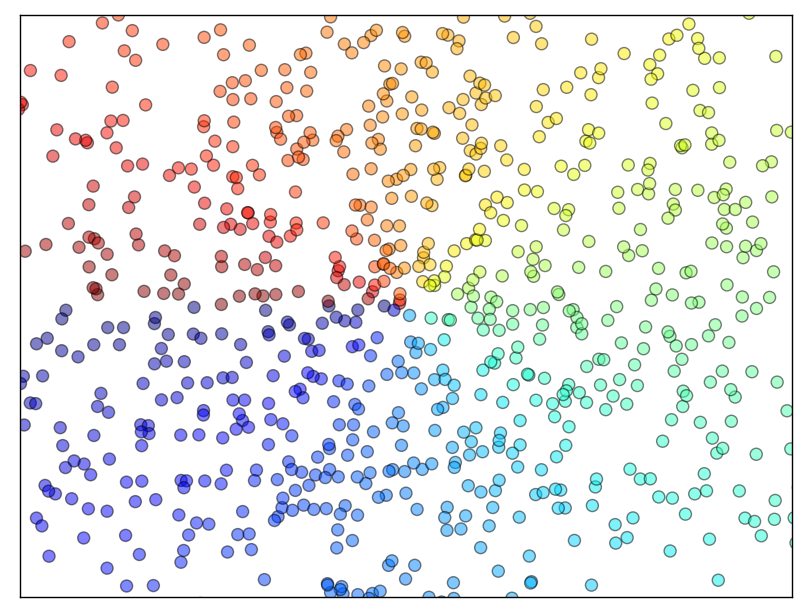

The Python source for this figure:
import numpy as np
import pylab as pl
n=1024
x=np.random.normal(0,1,n)
y=np.random.normal(0,1,n)
t=np.arctan2(y,x)
pl.axes([0.025,0.025,0.95,0.95])
pl.scatter(x,y,s=75,c=t,alpha=.5)
pl.xlim(-1.5,1.5)
pl.xticks(())
pl.ylim(-1.5,1.5)
pl.yticks(())
pl.show()
